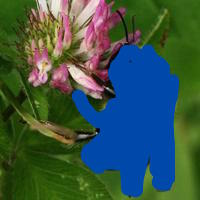
#> input picture colored50/1046.jpg, 200 x 200 px; its folder holds 4 pictures in this run
$ jupyter execute --allow-errors 'CS205 Final Report - December 10.ipynb'   (shell and % lines are left out)   (Python 2 division)
#> lines starting #> are read from the running program, lines starting #| are printed output that depends on the picture
# Bees? Bees!
----Image Classification using Spark

#### Team members:
Xingchi Dai: dai01@g.harvard.edu

Jeewon Hwang: jeewonHwang@g.harvard.edu

Xiaowen Chang: xiaowenchang@g.harvard.edu

Instructor and assigned Teaching fellow:

Dr. Thouis (Ray)
Jones Adi Peleg

###### Submitted as the final project of cs205: parallel computing foundation in Harvard University

# Table of Contents

* [0. Introduction](#0.-Introduction)
* [1. Image Processing for Training Data set](#1.-Image-Processing-for-Training-Data-set)
    * [1.1 Sliding Window](#1.1-Sliding-Window)
    * [1.2 Labelling Window](#1.2-Labelling-Window)
    * [1.3 Flattening Window](#1.3-Flattening-Window)
        * [1.3.1 Serialized Version of Flattening Window](#1.3.1-Serialized-Version-of-Flattening-Window)
        * [1.3.2 Parallelized Version of Flattening Window](#1.3.2-Parallelized-Version-of-Flattening-Window)
        * [1.3.3 Performance Testing of Flattening Window](#1.3.3-Performance-Testing-of-Flattening-Window)
* [2. Classification using Training Data set](#2.-Classification-using-Training-Data-set)
    * [2.1 Serialized Version with External Library](#2.1-Serialized-Version-with-External-Library)
        * [2.1.1 PCA](#2.1.1-PCA)
        * [2.1.2 KNN](#2.1.2-KNN)
        * [2.1.3 Logistic Regression](#2.1.3-Logistic-Regression)
        * [2.1.4 Model Comparison using ROC Curve](#2.1.4-Model-Comparison-using-ROC-Curve)
    * [2.2 Serialized Implementation](#2.2-Serialized-Implementation)
        * [2.2.1 PCA](#2.2.1-PCA)
        * [2.2.2 KNN](#2.2.2-KNN)
    * [2.3 Parallelized Implementation](#2.3-Parallelized-Implementation)
        * [2.3.1 PCA](#2.3.1-PCA)
        * [2.3.2 KNN](#2.3.2-KNN)
    * [2.4 Performance Testing](#2.4-Performance-Testing)
        * [2.4.1 PCA](#2.4.1-PCA)
        * [2.4.2 KNN](#2.4.2-KNN)
* [3. Image Processing for Whole Data set](#3.-Image-Processing-for-Whole-Data-set)
    * [3.1 Sliding Window](#3.1-Sliding-Window)
    * [3.2 Flattening Window](#3.2-Flattening-Window)
        * [3.3.1 Serialized Version of Flattening Window](#3.3.1-Serialized-Version-of-Flattening-Window)
        * [3.3.2 Parallelized Version of Flattening Window](#3.3.2-Parallelized-Version-of-Flattening-Window)
        * [3.3.3 Performance Testing of Flattening Window](#3.3.3-Performance-Testing-of-Flattening-Window)
* [4. Apply Classifier to Whole Data set](#4.-Apply-Classifier-to-Whole-Data-set)
    * [4.1 PCA Performance Testing](#4.1-PCA-Performance-Testing)
    * [4.2 KNN Performance Testing](#4.2-KNN-Performance-Testing)

# 0. Introduction
### Functionality
detecting and distinguishing objects(bees) in images
### Feature:
detection of the area containing the object (bee) in one image.
### Performance:
less than half an hour

### Motivation
Image is an important data, which contains useful, yet hard to retrieve, information. Many technology companies are trying to develop their own algorithms on processing images accurately to get powerful features, such as face recognition and self-driving cars. This project will implement knowledge taught in CS205, such as parallel computing, spark etc., and other machine learning concepts, such as PCA and KNN classifications to do a fast image processing procedure.
### Background Researches
1: Parrallel computing algorithm in the image processing

2: Classification algorithms: Principal-Component-Analysis (PCA), K-Nearest-Neighbors (KNN) and Logistic Regression.

3:Metrics to estimate performances: Confusion Matrix and ROC curve

### In-class Knowledge

parallel computing in Spark, MLlib module, image processing

### Verification

#### data

5,000 images, each one contains a honey bee or a bumble bee; a correct label has to be tagged for them.

#### Train/Test data

Data will be divided into the train dataset and the test dataset. The train dataset would be used to develop the algorithm and the test dataset would be used to evaluate the performance of the algorithm.

#### Accuracy

Cross-Validation: when estimating the parameters of the model, k-fold cross-validation approach would be applied to avoid over-fitting scenario.

ROC Curve: we will use ROC curve to do the accuracy evaluation and model comparison.

#### Performance
1: Compare the performance of serialized version and parallelized version of training data (small dataset which only contains 50 images).

2: Compare the performance of parallelized version with different number of partition of training data (small dataset which only contains 50 images).

3: Compare the performance of serialized version and parallelized version of test data. (large dataset which contains 5000 images).

4: Compare the performance of parallelized version with different number of partition of test data (large dataset which contains 5000 images).

# 1. Image Processing for Training Data set

### Coloring and Labeling

The team will use OpenCV in this section. Import all relevant external files.

[cell 1]
import cv2
import numpy as np
import glob
import time
WINDOW_SIZE=20
STEP_SIZE=10

[cell 2]
import findspark
findspark.init('/Users/Grace/spark-1.5.0-bin-hadoop2.6/')
#> (this line was passed over: findspark is not available in this run)
print findspark.find()
#> (this line was passed over: findspark is not available in this run)

import pyspark
# [7 lines of commented-out code are left out]

#> (the rest of this cell did not finish here and is left out)

#### Read all Images' information

In this section, the images will be read into the variable, mg_oath

All colored images will be imported. There are 50 of them

[cell 3]
img_path = 'colored50/*.jpg'
images = glob.glob(img_path)
img_dict={}

for img_p in images:
    k = img_p[img_p.find('50/',)+3:-4]
    img_dict[k] = cv2.imread(img_p, cv2.IMREAD_COLOR)  ### there's only_blue among image folder... we have to delete and have only 48 images in total...

[cell 4]
print len(img_dict) # it should be 50
#| 4
print img_dict.keys()
#| dict_keys(['1046', '1130', '114', '1372'])

#### Read the "Blue" color RGB matrix

Since "blue" is used for coloring those 50 pictures, the RGB information of Blue color has been stored into the variable. This variable will be used to check if the image contain such blue color, thus to determine if a bee is in the picture.

[cell 5]
#read only_blue color into the variable
only_blue = cv2.imread('only_blue.jpg')
#as the only blue is not pure, we will have to pick the blue pixel out of it
#> (the rest of this cell did not finish here and is left out)

#### The picture size

The picture size we used contain 200 * 200 pixels, the following result proves this. Each pixel is a three-element array

#> (a cell that did not finish here is left out)

## 1.1 Sliding Window

We slides our window through the picture, each window has 20 * 20 pixels, and is stored in the colored_set dict.

The colored_set has the format:

keys - location of the windows

Values - the image information

The image information contains each pixels' color. Each pixels' color will be checked to see if it equals to blue

[cell 7]
def sliding_window(image, stepSize, windowSize):
    colored_set = {}
    for y in xrange(0, image.shape[0]-stepSize, stepSize):# here we want to make sure all window is included
        for x in xrange(0, image.shape[1]-stepSize, stepSize):
            colored_set[(x,y)] = image[y:y + windowSize[1], x:x + windowSize[0]]
    return colored_set

img_dict contains all information of 50 images. The for loop iterates all "image"index and pass the single image into the sliding window function. The sliding window function will return 361 windows for each image. And each window's information is stored as the value of the dictionary "small_img_dict"

[cell 8]
small_img_dict = dict()
for k in img_dict.keys():
    img = img_dict[k]
    small_images = sliding_window(img, STEP_SIZE, (WINDOW_SIZE, WINDOW_SIZE)) #windows per image
    small_img_dict[k] = small_images
#> this loop made 4 passes
#> k on passes 1 to 4: '1046', '1130', '114', '1372'
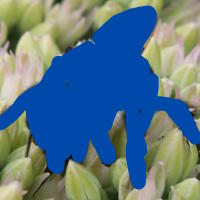
#> img: shape (200, 200, 3); mean B, G, R 133.9, 119.1, 90.6
#> after the loop, small_img_dict = 4 items

#### Format of small_img_dict

In the small_img_dict, it containes all small windows in one image. As we have designed, the keys of this dictionary is the "image index", the value of the dictionary is its correspondent information of windows.

Actually, the value here is a list of list. Inside the values, it contains another list, which has the following format:

key: the location of the window

value: 400 pixels information in this window

The values in this dictionary are also dictionarys form, keys of which are location of the window, and values are pixels in that small window. The size of pixels shall be 400

The following code proves that each window contains 20 * 20 pixels

[cell 9]
print small_img_dict['1046'][(30,60)].shape
#| (20, 20, 3)

The following test codes proves our sliding-window function works well and generated 361 windows inside the image.

[cell 10]
print len(small_img_dict['1046'])
#| 361

## 1.2 Labelling Window

### Is the window blue or not?

Finding out if one window is blue or not is especially import. As all bees have been covered by blue color, if one window contains blue pixel, it would mean it contains part of bee's body. We need to store this information for the future analysis. (Basically, here we are using this technique to help computer find where the bees is in the picture)

In order to differenciate if the window is blue or not, we first read the 400 pixels in the window. The algorithm is to see if each pixel's RGB info equals to "Blue" or not, if blue pixels occupy over 50 pixels of the whole window, we will label it as true, otherwise, false will be labeled

The following blue_pixel_rgb will be used for comparing

Here we have the compute blue function, it has a counter to track how many blue pixels does the window have, if it's over 50 of them, we will label it as true.

[cell 11]
import matplotlib.pyplot as plt
from matplotlib.pyplot import imshow

[cell 12]
#the compute_blue function will take the small window as the variable and process it
#the window contains the 20 * 20 pixels
def compute_blue(window):
    #the counter here will be used to check how many pixels are blue
    counter = 0
    #loop over 400 small pixels
    for y in xrange(20):
        for x in xrange(20):
            if (window[x,y] == blue_pixel_rgb).all():
                counter += 1
    return (counter >= 1)

[cell 13]
def at_least_one_blue(window):
    #the counter here will be used to check how many pixels are blue
    counter = 0
    #loop over 400 small pixels
    for y in xrange(20):
        for x in xrange(20):
            if (window[x,y] == blue_pixel_rgb).all():
                counter += 1
    return (counter >= 0)

In the following function, compute_blue is called, and all informaition is stored into all_image. In this data structure:

Key--image index
value--list: key-location of window, value(boolean): if the window is (part of)blue or not.

[cell 14]
len(small_img_dict.keys())
#> Out = 4

[cell 15]
#here we read all index in the dictionary, and extract it's correspondent value
keys = small_img_dict.keys()
all_image = {}

#> (the rest of this cell did not finish here and is left out)

As the '1046' image as an example, we shows the bee we found below. We need to determine the location of the "blue part"area and show the correspondent place in the un-colored image.

[cell 16]
x_coord=[]
y_coord=[]
#> (the rest of this cell did not finish here and is left out)

The picture shown in the follow proves that our sliding technique is successful. The technique extracts the "blue part" accurately.

#> (a cell that did not finish here is left out)

#### Read original images into our file

We have pinpointed the blue part in pictures, now we shall use those locations' information to get the bee in those train pictures. we first import all 50 images into the variable

#### TESTING

We used '1046' picture to show that every code works very well before this point. The picture proves that we have succussfully got what we want, then we will read all pictures into the variable.

[cell 18]
original_img = cv2.imread('not_colored_50/1046.jpg')
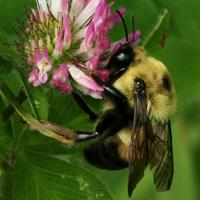
#> input picture not_colored_50/1046.jpg, 200 x 200 px
#> original_img is the input picture: shape (200, 200, 3); mean B, G, R 36.4, 84.9, 75

#> (a cell that did not finish here is left out)

Now, we read all original uncolorred pictures to train the classifier.

[cell 20]
img_path_original = 'not_colored_50/*.jpg'
images_original = glob.glob(img_path_original)
img_dict_original={}
for img_p in images_original:
    k = img_p[img_p.find('50/',)+3:-4]
    img_dict_original[k] = cv2.imread(img_p, cv2.IMREAD_COLOR)

we call the sliding window function again to generate the same amount of windows as in previous steps. In this case, we will extract corresponding windows which contain bees according to the location information we got before.

[cell 21]
small_ori_img_dict = dict()
for k in img_dict_original.keys():
    img = img_dict_original[k]
    small_images = sliding_window(img, STEP_SIZE, (WINDOW_SIZE, WINDOW_SIZE)) #windows per image
    small_ori_img_dict[k] = small_images
#> this loop made 1 pass
#> after the loop, small_ori_img_dict = 1 item

Here we print all original keys to prove that 50 images are all read in

[cell 22]
print img_dict_original.keys() # 49 images
#| dict_keys(['1046'])
print len(img_dict_original.keys())
#| 1

#> (a cell that did not finish here is left out)

## 1.3 Flattening Window

Here we need to constuct the dataset. The dataset has the format that each row is one image, and all of this images pixels [r,g,b] will be colums. Each column will be one color, r, g, b, and repeat this order again until all pixels information has listed.

[cell 24]
def flatten_rgb_as_column(window):
    window_rgb = []
    for row in window:
        for pixel in row:
            for rgb in pixel:
                window_rgb.append(int(rgb))
    return window_rgb

## 1.3.1 Serialized Version of Flattening Window

[cell 25]
start = time.time()
# small_ori_img_dict : (0, 0) : [[...]]
flattened_rgb = [] # (row : 400 * 49, col : 400 * 3)
label = [] # True or False
data_label_dict = []
data_label_list = []

#> (the rest of this cell did not finish here and is left out)

[cell 26]
print all_image.keys()
print len(all_image.keys())

[cell 27]
print len(flattened_rgb), len(label)

[cell 28]
data = np.array([np.array(xi) for xi in flattened_rgb])
y = np.array(label)

[cell 29]
import pandas as pd
data_label_df = pd.DataFrame(data_label_dict)

## 1.3.2 Parallelized Version of Flattening Window

[cell 30]
'''previously, test_img_window_dict was dictionary, and now we convert it to list of tuples for RDD use '''
start = time.time()

# test_img_window_before_rdd = [ ('2318', (0,0), [[r,g,b],[r,g,b],...]), ... ]
img50_window_before_rdd = []
for key in small_ori_img_dict.keys():
    for window, matrix in small_ori_img_dict[key].items():
        img50_window_before_rdd.append((key,window,matrix))
#> this loop made 1 pass
#> after the loop, img50_window_before_rdd = 361 items

'''pyspark version for flatten_rgb (parallelized version)'''
# test_img_window_rdd = [('2318', (0,0), matrix), ... ]
#> (the rest of this cell did not finish here and is left out)
